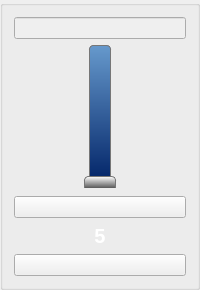
       <widget class="QGroupBox" name="groupBox_channel5">
        <property name="sizePolicy">
         <sizepolicy hsizetype="Preferred" vsizetype="MinimumExpanding">
          <horstretch>0</horstretch>
          <verstretch>0</verstretch>
         </sizepolicy>
        </property>
        <property name="minimumSize">
         <size>
          <width>80</width>
          <height>290</height>
         </size>
        </property>
        <property name="autoFillBackground">
         <bool>true</bool>
        </property>
        <property name="title">
         <string/>
        </property>
        <layout class="QVBoxLayout" name="verticalLayout_3">
         <property name="spacing">
          <number>6</number>
         </property>
         <item>
          <layout class="QVBoxLayout" name="layout_probe5Temp">
           <property name="spacing">
            <number>6</number>
           </property>
           <property name="topMargin">
            <number>0</number>
           </property>
           <item>
            <widget class="QLineEdit" name="ctrl_probe5Temp">
             <property name="enabled">
              <bool>false</bool>
             </property>
             <property name="toolTip">
              <string>Temperature</string>
             </property>
             <property name="alignment">
              <set>Qt::AlignCenter</set>
             </property>
             <property name="readOnly">
              <bool>true</bool>
             </property>
            </widget>
           </item>
          </layout>
         </item>
         <item>
          <layout class="QHBoxLayout" name="horizontalLayout_30">
           <item>
            <widget class="QSlider" name="ctrl_channel5speedSlider">
             <property name="enabled">
              <bool>false</bool>
             </property>
             <property name="sizePolicy">
              <sizepolicy hsizetype="Expanding" vsizetype="Expanding">
               <horstretch>0</horstretch>
               <verstretch>0</verstretch>
              </sizepolicy>
             </property>
             <property name="minimumSize">
              <size>
               <width>0</width>
               <height>80</height>
              </size>
             </property>
             <property name="styleSheet">
              <string notr="true">	QSlider::groove:vertical {
     	border: 1px solid #bbb;
     	background: darkBlue;
     	width: 20px;
     	border-radius: 4px;
 	}

 	QSlider::handle:vertical {
		background-color: qlineargradient(spread:pad, x1:1, y1:1.1, x2:1, y2:0, stop:0 #000, stop:1 #FFF);
 		height:15px;
 		margin:-6px;
 		border:1px solid #777;
		border-radius:4px;
 	}

 	QSlider::add-page:vertical {
	 	background: qlineargradient(x0: 1, y0: 1, x2: 0, y2: 1, stop: 0 #69c, stop: 1 #026);
	 	background: qlineargradient(x0: 1, y0: 1, x2: 0, y2: 1, stop: 0 #026, stop: 1 #69c);
	 	border: 1px solid #777;
	 	border-radius: 4px;
 	}

 	QSlider::sub-page:vertical {
	 	background: qlineargradient(x0: 1, y0: 1, x2: 0, y2: 1, stop: 0 #026, stop: 1 #69c);
	 	background: qlineargradient(x0: 1, y0: 1, x2: 0, y2: 1, stop: 0 #69c, stop: 1 #026);
     	border: 1px solid #777;
	 	border-radius: 4px;
 	}</string>
             </property>
             <property name="maximum">
              <number>100</number>
             </property>
             <property name="orientation">
              <enum>Qt::Vertical</enum>
             </property>
             <property name="invertedAppearance">
              <bool>false</bool>
             </property>
             <property name="invertedControls">
              <bool>false</bool>
             </property>
             <property name="tickPosition">
              <enum>QSlider::TicksAbove</enum>
             </property>
            </widget>
           </item>
          </layout>
         </item>
         <item>
          <spacer name="verticalSpacer_5">
           <property name="orientation">
            <enum>Qt::Vertical</enum>
           </property>
           <property name="sizeType">
            <enum>QSizePolicy::Fixed</enum>
           </property>
           <property name="sizeHint" stdset="0">
            <size>
             <width>20</width>
             <height>2</height>
            </size>
           </property>
          </spacer>
         </item>
         <item>
          <widget class="QPushButton" name="ctrl_channel5speed">
           <property name="text">
            <string/>
           </property>
          </widget>
         </item>
         <item>
          <layout class="QVBoxLayout" name="layout_channel5Select">
           <property name="spacing">
            <number>6</number>
           </property>
           <property name="topMargin">
            <number>0</number>
           </property>
           <item>
            <widget class="QPushButton" name="ctrl_channel5Select">
             <property name="minimumSize">
              <size>
               <width>0</width>
               <height>0</height>
              </size>
             </property>
             <property name="maximumSize">
              <size>
               <width>16777215</width>
               <height>16777215</height>
              </size>
             </property>
             <property name="font">
              <font>
               <pointsize>-1</pointsize>
               <weight>75</weight>
               <bold>true</bold>
              </font>
             </property>
             <property name="styleSheet">
              <string notr="true">QPushButton {
	background-color: rgba(230, 230, 230, 0%);
	border: none;
	margin: 0px;
    padding: 0px;
	font-size: 20px;
	font-weight: bold;
	color: white;
	image: url(:/Images/icon_channels_lite_blue.png)
}

QPushButton:hover {
	background-color: rgba(230, 230, 230, 0%);
	border: none;
	margin: 0px;
    padding: 0px;
	font-size: 20px;
	font-weight: bold;
	color: grey;
	image: url(:/Images/icon_channels_lite_blue.png)
}</string>
             </property>
             <property name="text">
              <string>5</string>
             </property>
             <property name="iconSize">
              <size>
               <width>50</width>
               <height>30</height>
              </size>
             </property>
             <property name="flat">
              <bool>false</bool>
             </property>
            </widget>
           </item>
          </layout>
         </item>
         <item>
          <widget class="QPushButton" name="ctrl_channel5AlarmTemp">
           <property name="sizePolicy">
            <sizepolicy hsizetype="Minimum" vsizetype="Fixed">
             <horstretch>51</horstretch>
             <verstretch>0</verstretch>
            </sizepolicy>
           </property>
           <property name="minimumSize">
            <size>
             <width>51</width>
             <height>0</height>
            </size>
           </property>
           <property name="toolTip">
            <string>Alarm Temperature</string>
           </property>
           <property name="text">
            <string/>
           </property>
          </widget>
         </item>
        </layout>
       </widget>
